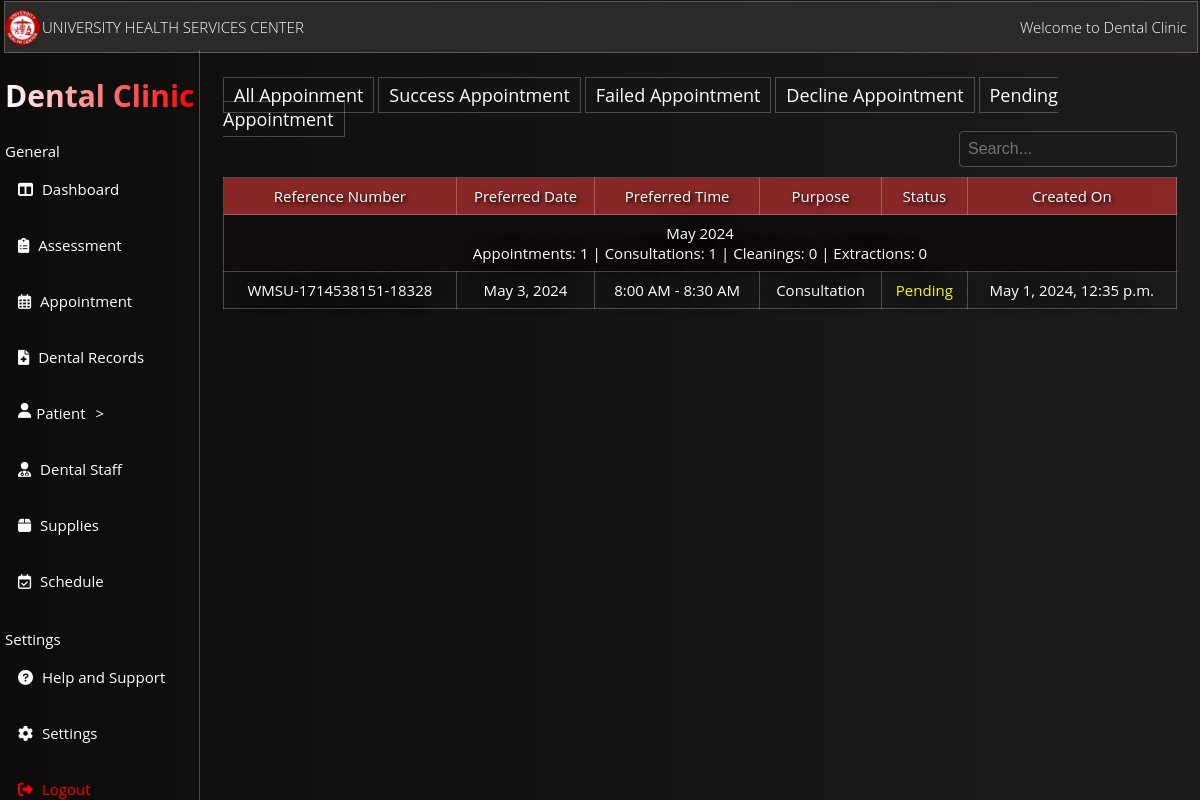
Page /appointmentsPending/ on the committed database.
### WmsuClinicApp/models.py (models this page shows, shortened)
class Appointment(models.Model):
    appointment_id = models.AutoField(primary_key=True)
    user = models.ForeignKey(User, on_delete=models.CASCADE)
    preferred_date = models.DateField(null=True, blank=True)
    preferred_time = models.CharField(max_length=70,null=True, blank=True)
    purpose = models.CharField(max_length=100)
    comments = models.TextField(blank=True, null=True)
    cor_upload = models.FileField(upload_to='cor_uploads/', null=True, blank=True)
    reference_number = models.CharField(max_length=50, unique=True, null=True, blank=True)
    current_date = models.DateTimeField(auto_now_add=True,null=True, blank=True)
    status = models.CharField(max_length=20, default='Pending')
    doctor = models.ForeignKey(Doctor, on_delete=models.CASCADE, null=True, blank=True)
    assistant = models.ForeignKey(Assistant, on_delete=models.CASCADE, null=True, blank=True)
    resched_status = models.CharField(max_length=20, null=True, blank=True)

### WmsuClinicApp/views.py (the view)
# urls.py: path('appointmentsPending/', views.appointment_listPending, name='appointment_listPending'),
def appointment_listPending(request):
    appointments = Appointment.objects.filter(status="Pending").order_by('-preferred_date')
    consultation_count = appointments.filter(purpose='Consultation').count()
    cleaning_count = appointments.filter(purpose='Cleaning').count()
    extraction_count = appointments.filter(purpose='Extraction').count()
    context = {
        'appointments': appointments,
        'consultation_count': consultation_count,
        'cleaning_count': cleaning_count,
        'extraction_count': extraction_count,
    }
    return render(request, 'WmsuClinicApp/appointment_listPending.html', context)

### WmsuClinicApp/templates/WmsuClinicApp/appointment_listPending.html (shortened to what this page needs)
{% load static %}
<!DOCTYPE html>
<html lang="en">
<head>
</head>
<body>
    <!DOCTYPE html>
<html lang="en">
<head>
</head>
<body>
    <link rel="stylesheet" href="https://cdnjs.cloudflare.com/ajax/libs/font-awesome/6.0.0/css/all.min.css">
    <section class="HeaderSection">
        <img src="{% static 'images/OIP1.JPG' %}" alt="logo" class="circular-imgs">
        <p>UNIVERSITY HEALTH SERVICES CENTER</p>
        <section class="right" style="display: flex; justify-content: center;"> <p>Welcome to Dental Clinic</p></section>
    </section>
    <nav>
        <ul>
            <h1 class="gradient-text">Dental Clinic</h1>
            <h4 style="display: flex; justify-content: left; margin-left: 5px; margin-bottom: 0px; font-weight: normal;">General</h4>
            <li><a href="{% url 'admin_Dashboard' %}"><i class="fas fa-columns"></i> Dashboard</a></li>
            <li><a href="{% url 'admin_homesite' %}"><i class="fas fa-clipboard-list"></i> Assessment</a></li>
            <li><a href="{% url 'appointment_list' %}"><i class="far fa-calendar-alt"></i> Appointment</a></li>
            <li><a href="{% url 'dental_record' %}"><i class="fas fa-file-medical"></i> Dental Records</a></li>
            <li style="cursor: pointer;" id="user-toggle"><i class="fas fa-user"> </i> Patient </li>
            <li><a href="{% url 'admin_doctorsite' %}"><i class="fas fa-user-md"></i> Dental Staff</a></li>
            <li><a href="{% url 'supply_listhome' %}"><i class="fas fa-box"></i> Supplies</a></li>
            <li><a href="{% url 'admin_doctoravailability' %}"><i class="far fa-calendar-check"></i> Schedule</a></li>
            <h4 style="display: flex; justify-content: left; margin-left: 5px; margin-bottom: 0px;font-weight: normal;">Settings</h4>
            <li><a href="#"><i class="fas fa-question-circle"></i> Help and Support</a></li>
            <li><a href="{% url 'dentalchange_password' %}"><i class="fas fa-cog"></i> Settings</a></li>
            <li><a href="{% url 'LoginDentals' %}" class="logout-link"><i class="fas fa-sign-out-alt"></i> Logout</a></li>
        </ul>
    </nav>
<div class="Move">
    <a href="{% url 'appointment_list' %}" class="back-link">All Appoinment</a>
    <a href="{% url 'appointment_listSuccess' %}" class="back-link">Success Appointment</a>
    <a href="{% url 'appointment_listFailed' %}" class="back-link">Failed Appointment</a>
    <a href="{% url 'appointment_listDecline' %}" class="back-link">Decline Appointment</a>
    <a href="{% url 'appointment_listPending' %}" class="back-link">Pending Appointment</a>
    <div class="containera">
        <input type="text" id="searchInput" placeholder="Search...">
    </div>
    <table border="1">
        <thead>
            <tr>
                <th>Reference Number</th>
                <th>Preferred Date</th>
                <th>Preferred Time</th>
                <th>Purpose</th>
                <th>Status</th>
                <th>Created On</th>
            </tr>
        </thead>
        <tbody id="tableBody">
            {% regroup appointments by preferred_date|date:"F Y" as appointment_list %}
            {% for month_year in appointment_list %}
                <tr>
                    <td colspan="8" style="background-color: #110d0d;">{{ month_year.grouper }}
                    <br>
                    Appointments: {{ month_year.list|length }} |
                    Consultations: <span id="totalConsultations_{{ month_year.grouper }}">0</span> |
                    Cleanings: <span id="totalCleanings_{{ month_year.grouper }}">0</span> |
                    Extractions: <span id="totalExtractions_{{ month_year.grouper }}">0</span>
                </td>
                </tr>
                {% for appointment in month_year.list %}
                    {% if appointment.status == "Pending" %}
                        <tr>
                            <td>{{ appointment.reference_number }}</td>
                            <td>{{ appointment.preferred_date }}</td>
                            <td>{{ appointment.preferred_time }}</td>
                            <td>{{ appointment.purpose }}</td>
                            <td class="{% if appointment.status == 'Session Done' %}green{% elif appointment.status == 'Failed to Attend' %}tomato{% elif appointment.status == 'Decline' %}red{% else %}yellow{% endif %}">
                                {{ appointment.status }}
                            </td>
                            <td>{{ appointment.current_date }}</td>
                        </tr>
                    {% endif %}
                {% endfor %}
            {% endfor %}
        </tbody>
    </table>
    </div>
</body>
</html>
</body>
</html>

### WmsuClinicApp/templates/WmsuClinicApp/appointment_listPending.html (style rules this page uses)
.HeaderSection { display: flex; align-items: center; position: fixed; top: 1px; left: 4px; color: white; width: calc(100% - 8px); background-color: rgb(44, 41, 41); border: 1px solid rgba(255, 248, 248, 0.24); font-weight: lighter; }
.right { margin-left: auto ; display: flex; justify-content: center; align-items: center; margin-right: 10px; }
.gradient-text { font-size: 30px; margin-left: 5px; margin-right: 5px; background: linear-gradient(to right, #fff, #ff0000); -webkit-background-clip: text; -moz-background-clip: text; background-clip: text; color: transparent; }
i { margin-right: 5px; }
.circular-imgs { border-radius: 50%; max-width: 35px; height: auto; margin-right: 2px; }
nav { margin-top: 50px; position: fixed; top: 0; left: 0; max-width: 100%; height: 100%; background-color: rgb(7, 7); color: #fff; text-align: center; z-index: 2; font-size: 15px; border-right: 1px solid rgba(255, 248, 248, 0.24); }
nav ul { list-style: none; padding: 0; }
nav ul li { display: flex; justify-content: left; text-decoration: none; color: #fff; transition: color 0.3s; padding: 18px; transition: background-color 0.3s ease, color 0.3s ease; }
nav ul li a { text-decoration: none; color: #fff; transition: color 0.5s; }
:before, *:after { box-sizing: border-box; }
body { padding: 1em; font-family: "Open Sans", "Helvetica Neue", Helvetica, Arial, sans-serif; font-size: 15px; color: #b9b9b9; background: linear-gradient(to left, rgb(29, 28, 28), rgb(14, 11, 11)); }
.Move { margin-top: 50px; margin-left: 200px; margin-right: 0px; }
.logout-link { color: red; text-decoration: none; }
table { border-collapse: collapse; width: 100%; border: 1px solid rgba(255, 248, 248, 0.24); }
th, td { border: 1px solid rgba(255, 248, 248, 0.24); padding: 8px; text-align: left; color: white; text-align: center; font-weight: normal; }
th { background-color: rgba(143, 41, 41, 0.945); color: white; text-shadow: 2px 2px 4px black; }
td { color: white; text-shadow: 0 0 20px black; }
.yellow { color: rgb(247, 247, 6); }
.containera { display: flex; justify-content: right; align-items: center; margin-top: 10px; }
#searchInput { border: 1px solid rgba(255, 248, 248, 0.24); padding: 8px; font-size: 16px; border-radius: 4px; margin-bottom: 10px; width: 200px; background-color: transparent; color: white; }
a.back-link { position: relative; top: 10px; background-color: transparent; border: 1px solid rgba(255, 248, 248, 0.24); color: white; padding: 5px 10px; text-decoration: none; transition: background-color 0.3s ease, color 0.3s ease; font-size: larger; }
h1 { color: white; }

### rows in the picture
Appointment: reference_number "WMSU-1714538151-18328", preferred_date "May 3, 2024", preferred_time "8:00 AM - 8:30 AM", purpose "Consultation", status "Pending", current_date "May 1, 2024, 12:35 p.m."

### other values in the picture
{{ month_year.grouper }} "May 2024"
{{ month_year.list|length }} "1"
